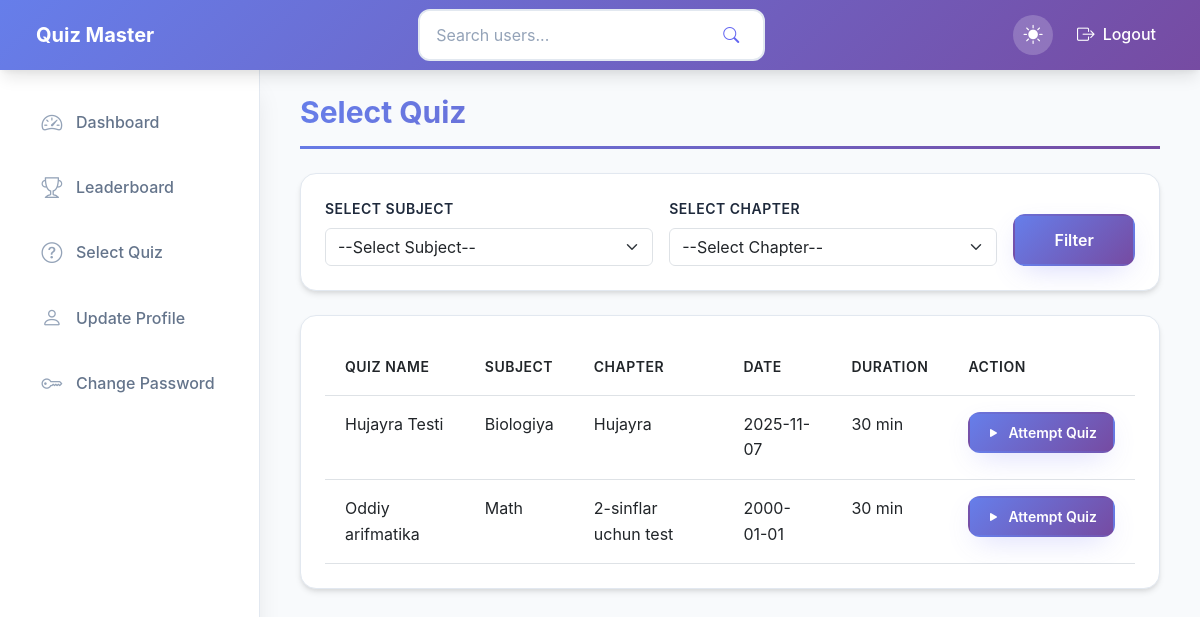
Page /select-quiz (signed in) on the committed database.
### app/models/quiz.py (models this page shows)
class Quiz(db.Model):
    id = db.Column(db.Integer, primary_key=True)
    name = db.Column(db.String(100), nullable=False)
    date_of_quiz = db.Column(db.DateTime)
    time_duration = db.Column(db.Integer, default=0)
    chapter_id = db.Column(db.Integer, db.ForeignKey('chapter.id'), nullable=False)
    questions = db.relationship('Question', backref='quiz', lazy=True)
    scores = db.relationship('Score', backref='quiz', lazy=True)

### app/models/subject.py (models this page shows)
class Subject(db.Model):
    id = db.Column(db.Integer, primary_key=True)
    name = db.Column(db.String(100), nullable=False)
    description = db.Column(db.Text)
    chapters = db.relationship('Chapter', backref='subject', lazy=True)

### app/models/chapter.py (models this page shows)
class Chapter(db.Model):
    id = db.Column(db.Integer, primary_key=True)
    name = db.Column(db.String(100), nullable=False)
    description = db.Column(db.Text)
    subject_id = db.Column(db.Integer, db.ForeignKey('subject.id'), nullable=False)
    quizzes = db.relationship('Quiz', backref='chapter', lazy=True)

### app/controllers/users_controller.py (the view)
@users_bp.route("/select-quiz", methods=['GET'])
@login_required
def select_quiz():
    subjects = Subject.query.all()
    chapters = Chapter.query.all()
    subject_id = request.args.get('subject_id')
    chapter_id = request.args.get('chapter_id')
    quiz_query = Quiz.query.join(Chapter).join(Subject)
    if subject_id:
        quiz_query = quiz_query.filter(Chapter.subject_id == subject_id)
    if chapter_id:
        quiz_query = quiz_query.filter(Quiz.chapter_id == chapter_id)
    quizzes = quiz_query.order_by(Subject.name, Chapter.name, Quiz.name).all()
    return render_template("user/select-quiz.html",
                           subjects=subjects,
                           chapters=chapters,
                           quizzes=quizzes,
                           subject_id=subject_id,
                           chapter_id=chapter_id)

### app/templates/user/select-quiz.html (shortened to what this page needs)
{% extends "layout.html" %}
{% block content %}
<h1 class="page-title">Select Quiz</h1>
<div class="card mb-4">
    <div class="card-body">
        <form method="get" id="filter-form">
            <div class="row g-3">
                <div class="col-md-5">
                    <label for="subject_id" class="form-label">Select Subject</label>
                    <select id="subject_id" name="subject_id" class="form-select">
                        <option value="">--Select Subject--</option>
                    </select>
                </div>
                <div class="col-md-5">
                    <label for="chapter_id" class="form-label">Select Chapter</label>
                    <select id="chapter_id" name="chapter_id" class="form-select">
                        <option value="">--Select Chapter--</option>
                    </select>
                </div>
                <div class="col-md-2 d-flex align-items-end">
                    <button type="submit" class="btn btn-primary w-100">Filter</button>
                </div>
            </div>
        </form>
    </div>
</div>
<div class="card">
    <div class="card-body">
        <div class="table-responsive">
            <table class="table table-hover">
                <thead>
                    <tr>
                        <th>Quiz Name</th>
                        <th>Subject</th>
                        <th>Chapter</th>
                        <th>Date</th>
                        <th>Duration</th>
                        <th>Action</th>
                    </tr>
                </thead>
                <tbody>
                    {% for quiz in quizzes %}
                    <tr>
                        <td>{{ quiz.name }}</td>
                        <td>{{ quiz.chapter.subject.name }}</td>
                        <td>{{ quiz.chapter.name }}</td>
                        <td>{{ quiz.date_of_quiz.strftime("%Y-%m-%d") if quiz.date_of_quiz }}</td>
                        <td>{{ "%d min"|format(quiz.time_duration / 60) if quiz.time_duration }}</td>
                        <td>
                            <a href="{{ url_for('users.attempt_quiz', quiz_id=quiz.id) }}"
                                class="btn btn-primary btn-sm">
                                <i class="bi bi-play-fill"></i> Attempt Quiz
                            </a>
                        </td>
                    </tr>
                    {% endfor %}
                </tbody>
            </table>
        </div>
    </div>
</div>
{% endblock %}

### rows in the picture
Quiz: name "Hujayra Testi", chapter.subject.name "Biologiya", chapter.name "Hujayra", date_of_quiz "2025-11-07", time_duration "30 min"
Quiz: name "Oddiy arifmatika", chapter.subject.name "Math", chapter.name "2-sinflar uchun test", date_of_quiz "2000-01-01", time_duration "30 min"
